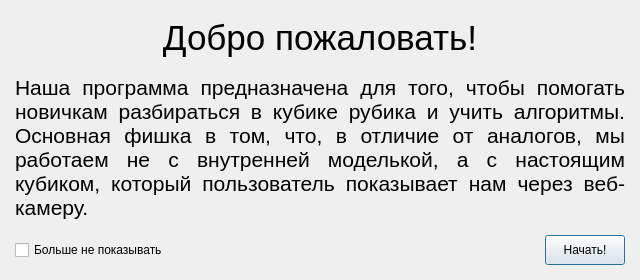
<?xml version="1.0" encoding="UTF-8"?>
<ui version="4.0">
 <class>Welcome</class>
 <widget class="QDialog" name="Welcome">
  <property name="geometry">
   <rect>
    <x>0</x>
    <y>0</y>
    <width>640</width>
    <height>280</height>
   </rect>
  </property>
  <property name="minimumSize">
   <size>
    <width>640</width>
    <height>280</height>
   </size>
  </property>
  <property name="maximumSize">
   <size>
    <width>640</width>
    <height>280</height>
   </size>
  </property>
  <property name="windowTitle">
   <string>Dialog</string>
  </property>
  <layout class="QVBoxLayout" name="verticalLayout">
   <property name="spacing">
    <number>15</number>
   </property>
   <property name="leftMargin">
    <number>15</number>
   </property>
   <property name="topMargin">
    <number>15</number>
   </property>
   <property name="rightMargin">
    <number>15</number>
   </property>
   <property name="bottomMargin">
    <number>15</number>
   </property>
   <item>
    <widget class="QLabel" name="label">
     <property name="maximumSize">
      <size>
       <width>16777215</width>
       <height>50</height>
      </size>
     </property>
     <property name="font">
      <font>
       <pointsize>26</pointsize>
      </font>
     </property>
     <property name="text">
      <string>Добро пожаловать!</string>
     </property>
     <property name="alignment">
      <set>Qt::AlignCenter</set>
     </property>
    </widget>
   </item>
   <item>
    <widget class="QLabel" name="label_2">
     <property name="maximumSize">
      <size>
       <width>640</width>
       <height>16777215</height>
      </size>
     </property>
     <property name="text">
      <string>&lt;html&gt;&lt;head/&gt;&lt;body&gt;&lt;p align=&quot;justify&quot;&gt;&lt;span style=&quot; font-size:16pt;&quot;&gt;Наша программа предназначена для того, чтобы помогать новичкам разбираться в кубике рубика и учить алгоритмы. Основная фишка в том, что, в отличие от аналогов, мы работаем не с внутренней моделькой, а с настоящим кубиком, который пользователь показывает нам через веб-камеру.&lt;/span&gt;&lt;/p&gt;&lt;/body&gt;&lt;/html&gt;</string>
     </property>
     <property name="wordWrap">
      <bool>true</bool>
     </property>
    </widget>
   </item>
   <item>
    <layout class="QHBoxLayout" name="horizontalLayout" stretch="0,0">
     <property name="sizeConstraint">
      <enum>QLayout::SetFixedSize</enum>
     </property>
     <property name="bottomMargin">
      <number>0</number>
     </property>
     <item>
      <widget class="QCheckBox" name="checkBox">
       <property name="text">
        <string>Больше не показывать</string>
       </property>
      </widget>
     </item>
     <item>
      <widget class="QPushButton" name="pushButton">
       <property name="maximumSize">
        <size>
         <width>80</width>
         <height>30</height>
        </size>
       </property>
       <property name="text">
        <string>Начать!</string>
       </property>
      </widget>
     </item>
    </layout>
   </item>
  </layout>
 </widget>
 <resources/>
 <connections/>
</ui>
